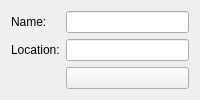
<?xml version="1.0" encoding="UTF-8"?>
<ui version="4.0">
 <class>TerminalPanel</class>
 <widget class="QWidget" name="TerminalPanel">
  <layout class="QFormLayout" name="formLayout">
   <item row="0" column="0">
    <widget class="QLabel" name="label">
     <property name="text">
      <string>Name:</string>
     </property>
    </widget>
   </item>
   <item row="0" column="1">
    <widget class="QLineEdit" name="mNameBox"/>
   </item>
   <item row="1" column="0">
    <widget class="QLabel" name="label_2">
     <property name="text">
      <string>Location:</string>
     </property>
    </widget>
   </item>
   <item row="1" column="1">
    <widget class="QLineEdit" name="mPathBox"/>
   </item>
   <item row="2" column="1">
    <widget class="QPushButton" name="mInstallButton"/>
   </item>
  </layout>
 </widget>
 <resources/>
 <connections/>
</ui>
